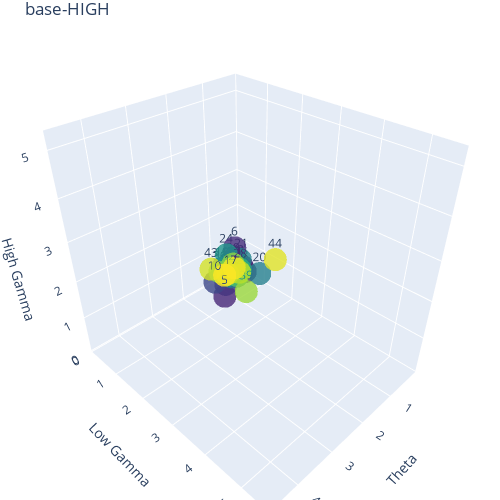

Write notebook code for a chart like this one.
### Code cell
animated_3D_scatter_plot(vector_BH,'base-HIGH',remove_idx,False)
